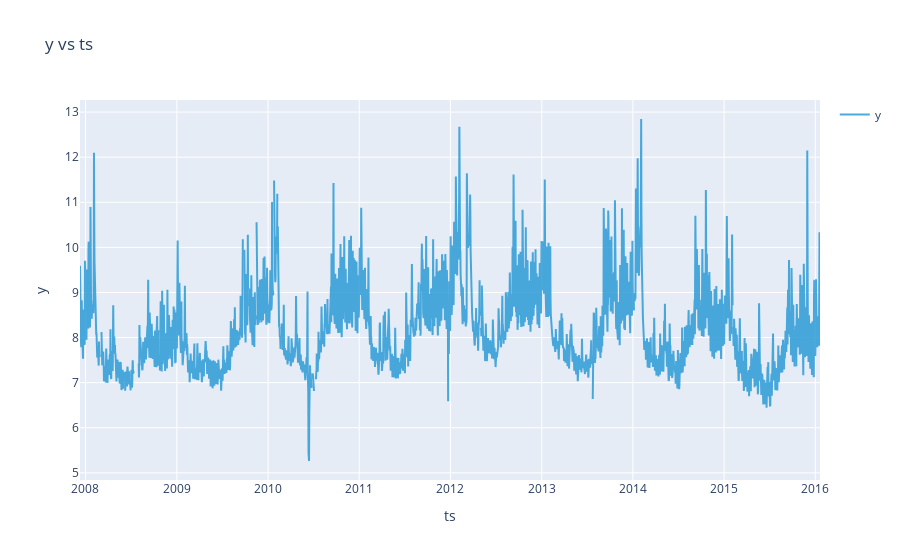

Source (notebook cell):
### Markdown cell above
The df has two columns, time column "ts" and value column "y".
The data is daily that ranges from 2007-12-10 to 2016-01-20.
The data value ranges from 5.26 to 12.84

Let's plot the original timeseries.
(The interactive plot is generated by ``plotly``: **click to zoom!**)

### Code cell
fig = ts.plot()
plotly.io.show(fig)

### Figure 1 — Plotly figure (JSON) as saved in the notebook; plotly's stock layout.template omitted (floating-point values rounded to 4 significant figures; data arrays with more than 128 entries replaced by an {"elided": "..."} marker saying what was removed)
{"data": [{"line": {"color": "rgb(32, 149, 212)"}, "mode": "lines", "name": "y", "opacity": 0.8, "type": "scatter", "x": {"elided": "2964 str values"}, "y": {"elided": "2964 float values"}}], "layout": {"legend": {"traceorder": "reversed"}, "showlegend": true, "title": {"text": "y vs ts"}, "xaxis": {"title": {"text": "ts"}}, "yaxis": {"title": {"text": "y"}}}}
